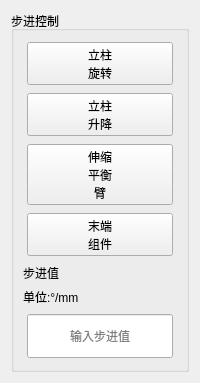
        <widget class="QWidget" name="page_Robot_Control">
         <layout class="QVBoxLayout" name="verticalLayout">
          <item>
           <widget class="QGroupBox" name="groupBox_Robot_StepMove">
            <property name="title">
             <string>步进控制</string>
            </property>
            <layout class="QVBoxLayout" name="verticalLayout_StepMove">
             <item>
              <widget class="QWidget" name="widget_StepTargetList" native="true">
               <property name="sizePolicy">
                <sizepolicy hsizetype="Preferred" vsizetype="Preferred">
                 <horstretch>0</horstretch>
                 <verstretch>1</verstretch>
                </sizepolicy>
               </property>
               <layout class="QVBoxLayout" name="verticalLayout_StepTargetList">
                <property name="spacing">
                 <number>8</number>
                </property>
                <property name="leftMargin">
                 <number>4</number>
                </property>
                <property name="topMargin">
                 <number>2</number>
                </property>
                <property name="rightMargin">
                 <number>4</number>
                </property>
                <property name="bottomMargin">
                 <number>2</number>
                </property>
                <item>
                 <widget class="QToolButton" name="btnStepTargetAxis1">
                  <property name="sizePolicy">
                   <sizepolicy hsizetype="Preferred" vsizetype="Preferred">
                    <horstretch>0</horstretch>
                    <verstretch>4</verstretch>
                   </sizepolicy>
                  </property>
                  <property name="text">
                   <string>立柱
旋转</string>
                  </property>
                  <property name="checkable">
                   <bool>true</bool>
                  </property>
                 </widget>
                </item>
                <item>
                 <widget class="QToolButton" name="btnStepTargetAxis2">
                  <property name="sizePolicy">
                   <sizepolicy hsizetype="Preferred" vsizetype="Preferred">
                    <horstretch>0</horstretch>
                    <verstretch>4</verstretch>
                   </sizepolicy>
                  </property>
                  <property name="text">
                   <string>立柱
升降</string>
                  </property>
                  <property name="checkable">
                   <bool>true</bool>
                  </property>
                 </widget>
                </item>
                <item>
                 <widget class="QToolButton" name="btnStepTargetAxis3">
                  <property name="sizePolicy">
                   <sizepolicy hsizetype="Preferred" vsizetype="Preferred">
                    <horstretch>0</horstretch>
                    <verstretch>4</verstretch>
                   </sizepolicy>
                  </property>
                  <property name="text">
                   <string>伸缩
平衡
臂</string>
                  </property>
                  <property name="checkable">
                   <bool>true</bool>
                  </property>
                 </widget>
                </item>
                <item>
                 <widget class="QToolButton" name="btnStepTargetAxis4">
                  <property name="sizePolicy">
                   <sizepolicy hsizetype="Preferred" vsizetype="Preferred">
                    <horstretch>0</horstretch>
                    <verstretch>4</verstretch>
                   </sizepolicy>
                  </property>
                  <property name="text">
                   <string>末端
组件</string>
                  </property>
                  <property name="checkable">
                   <bool>true</bool>
                  </property>
                 </widget>
                </item>
               </layout>
              </widget>
             </item>
             <item>
              <widget class="QLabel" name="label_StepValue">
               <property name="sizePolicy">
                <sizepolicy hsizetype="Preferred" vsizetype="Preferred">
                 <horstretch>0</horstretch>
                 <verstretch>0</verstretch>
                </sizepolicy>
               </property>
               <property name="text">
                <string>步进值</string>
               </property>
              </widget>
             </item>
             <item>
              <widget class="QLabel" name="label_2">
               <property name="text">
                <string>单位:°/mm</string>
               </property>
              </widget>
             </item>
             <item>
              <widget class="QWidget" name="widget_StepValueInput" native="true">
               <layout class="QHBoxLayout" name="horizontalLayout_StepValueInput">
                <property name="spacing">
                 <number>6</number>
                </property>
                <property name="leftMargin">
                 <number>4</number>
                </property>
                <property name="topMargin">
                 <number>2</number>
                </property>
                <property name="rightMargin">
                 <number>4</number>
                </property>
                <property name="bottomMargin">
                 <number>2</number>
                </property>
                <item>
                 <widget class="QLineEdit" name="lineEdit_StepValue">
                  <property name="sizePolicy">
                   <sizepolicy hsizetype="Preferred" vsizetype="Preferred">
                    <horstretch>0</horstretch>
                    <verstretch>4</verstretch>
                   </sizepolicy>
                  </property>
                  <property name="minimumSize">
                   <size>
                    <width>64</width>
                    <height>44</height>
                   </size>
                  </property>
                  <property name="alignment">
                   <set>Qt::AlignCenter</set>
                  </property>
                  <property name="placeholderText">
                   <string>输入步进值</string>
                  </property>
                 </widget>
                </item>
               </layout>
              </widget>
             </item>
            </layout>
           </widget>
          </item>
         </layout>
        </widget>
